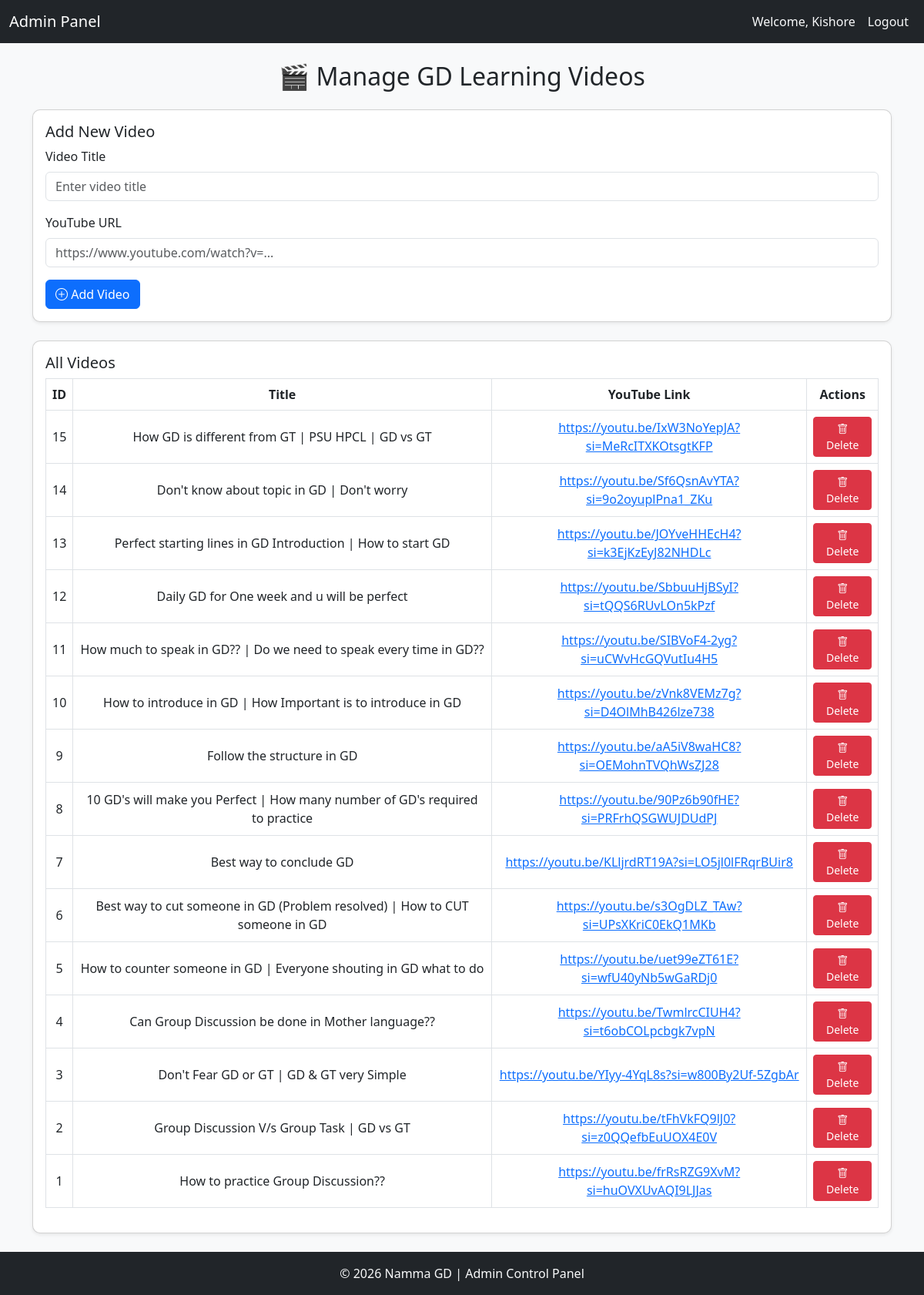
/manage_videos.php (signed in), run on the app's committed database.
### tables this page shows
CREATE TABLE `gd_videos` (
  `id` int(11) NOT NULL,
  `title` varchar(255) DEFAULT NULL,
  `youtube_url` varchar(255) DEFAULT NULL
);

### manage_videos.php (the view, shortened to what this page needs)
<?php
include "connection.php";
$result = mysqli_query($conn, "SELECT * FROM gd_videos ORDER BY id DESC");
?>
<!DOCTYPE html>
<html lang="en">
<head>
  <link href="https://cdn.jsdelivr.net/npm/bootstrap@5.3.0/dist/css/bootstrap.min.css" rel="stylesheet">
  <link rel="stylesheet" href="https://cdn.jsdelivr.net/npm/bootstrap-icons@1.10.2/font/bootstrap-icons.css">
</head>
<body>
  <nav class="navbar navbar-expand-lg navbar-dark bg-dark">
    <div class="container-fluid">
      <a class="navbar-brand" href="#"><i class="fa fa-user-shield"></i> Admin Panel</a>
      <div class="collapse navbar-collapse" id="navbarNav">
        <ul class="navbar-nav ms-auto">
          <li class="nav-item">
            <span class="nav-link text-light">Welcome, <?php echo $_SESSION['username']; ?></span>
          </li>
          <li class="nav-item">
            <a class="nav-link text-light" href="logout.php"><i class="fa fa-sign-out-alt"></i> Logout</a>
          </li>
        </ul>
      </div>
    </div>
  </nav>
<div class="container mt-4">
  <h2 class="text-center mb-4">🎬 Manage GD Learning Videos</h2>
  <div class="card shadow-sm mb-4">
    <div class="card-body">
      <h5>Add New Video</h5>
      <form method="POST">
        <div class="mb-3">
          <label class="form-label">Video Title</label>
          <input type="text" name="title" class="form-control" placeholder="Enter video title" required>
        </div>
        <div class="mb-3">
          <label class="form-label">YouTube URL</label>
          <input type="url" name="youtube_url" class="form-control" placeholder="https://www.youtube.com/watch?v=..." required>
        </div>
        <button type="submit" name="add_video" class="btn btn-primary"><i class="bi bi-plus-circle"></i> Add Video</button>
      </form>
    </div>
  </div>
  <div class="card shadow-sm">
    <div class="card-body">
      <h5>All Videos</h5>
      <div class="table-responsive">
        <table class="table table-bordered align-middle text-center">
          <thead>
            <tr>
              <th>ID</th>
              <th>Title</th>
              <th>YouTube Link</th>
              <th>Actions</th>
            </tr>
          </thead>
          <tbody>
            <?php if (mysqli_num_rows($result) > 0): ?>
              <?php while ($row = mysqli_fetch_assoc($result)): ?>
              <tr>
                <td><?php echo $row['id']; ?></td>
                <td><?php echo htmlspecialchars($row['title']); ?></td>
                <td>
                  <a href="<?php echo htmlspecialchars($row['youtube_url']); ?>" target="_blank" class="text-primary">
                    <?php echo htmlspecialchars($row['youtube_url']); ?>
                  </a>
                </td>
                <td>
                  <a href="?delete=<?php echo $row['id']; ?>" class="btn btn-sm btn-danger"
                     onclick="return confirm('Are you sure you want to delete this video?');">
                    <i class="bi bi-trash"></i> Delete
                  </a>
                </td>
              </tr>
              <?php endwhile; ?>
            <?php else: ?>
              <tr><td colspan="4" class="text-center">No videos found.</td></tr>
            <?php endif; ?>
          </tbody>
        </table>
      </div>
    </div>
  </div>
</div>
<footer class="bg-dark text-light py-3 text-center mt-4">
  <p class="mb-0">&copy; <?php echo date('Y'); ?> Namma GD | Admin Control Panel</p>
</footer>
</body>
</html>

### manage_videos.php (style rules this page uses)
body { background-color: #f8f9fa; }
.table thead { background-color: #343a40; color: white; }
.card { border-radius: 10px; }

### data on the page
gd_videos: id "15", title "How GD is different from GT | PSU HPCL | GD vs GT", youtube_url "https://youtu.be/IxW3NoYepJA?si=MeRcITXKOtsgtKFP"
gd_videos: id "14", title "Don't know about topic in GD | Don't worry", youtube_url "https://youtu.be/Sf6QsnAvYTA?si=9o2oyuplPna1_ZKu"
gd_videos: id "13", title "Perfect starting lines in GD Introduction | How to start GD", youtube_url "https://youtu.be/JOYveHHEcH4?si=k3EjKzEyJ82NHDLc"
gd_videos: id "12", title "Daily GD for One week and u will be perfect", youtube_url "https://youtu.be/SbbuuHjBSyI?si=tQQS6RUvLOn5kPzf"
gd_videos: id "11", title "How much to speak in GD?? | Do we need to speak every time in GD??", youtube_url "https://youtu.be/SIBVoF4-2yg?si=uCWvHcGQVutIu4H5"
gd_videos: id "10", title "How to introduce in GD | How Important is to introduce in GD", youtube_url "https://youtu.be/zVnk8VEMz7g?si=D4OlMhB426lze738"
gd_videos: id "9", title "Follow the structure in GD", youtube_url "https://youtu.be/aA5iV8waHC8?si=OEMohnTVQhWsZJ28"
gd_videos: id "8", title "10 GD's will make you Perfect | How many number of GD's required to practice", youtube_url "https://youtu.be/90Pz6b90fHE?si=PRFrhQSGWUJDUdPJ"
gd_videos: id "7", title "Best way to conclude GD", youtube_url "https://youtu.be/KLljrdRT19A?si=LO5jl0lFRqrBUir8"
gd_videos: id "6", title "Best way to cut someone in GD (Problem resolved) | How to CUT someone in GD", youtube_url "https://youtu.be/s3OgDLZ_TAw?si=UPsXKriC0EkQ1MKb"
gd_videos: id "5", title "How to counter someone in GD | Everyone shouting in GD what to do", youtube_url "https://youtu.be/uet99eZT61E?si=wfU40yNb5wGaRDj0"
gd_videos: id "4", title "Can Group Discussion be done in Mother language??", youtube_url "https://youtu.be/TwmlrcCIUH4?si=t6obCOLpcbgk7vpN"
gd_videos: id "3", title "Don't Fear GD or GT | GD & GT very Simple", youtube_url "https://youtu.be/YIyy-4YqL8s?si=w800By2Uf-5ZgbAr"
gd_videos: id "2", title "Group Discussion V/s Group Task | GD vs GT", youtube_url "https://youtu.be/tFhVkFQ9lJ0?si=z0QQefbEuUOX4E0V"
gd_videos: id "1", title "How to practice Group Discussion??", youtube_url "https://youtu.be/frRsRZG9XvM?si=huOVXUvAQI9LJJas"

### other printed values
$_SESSION['username'] "Kishore"
